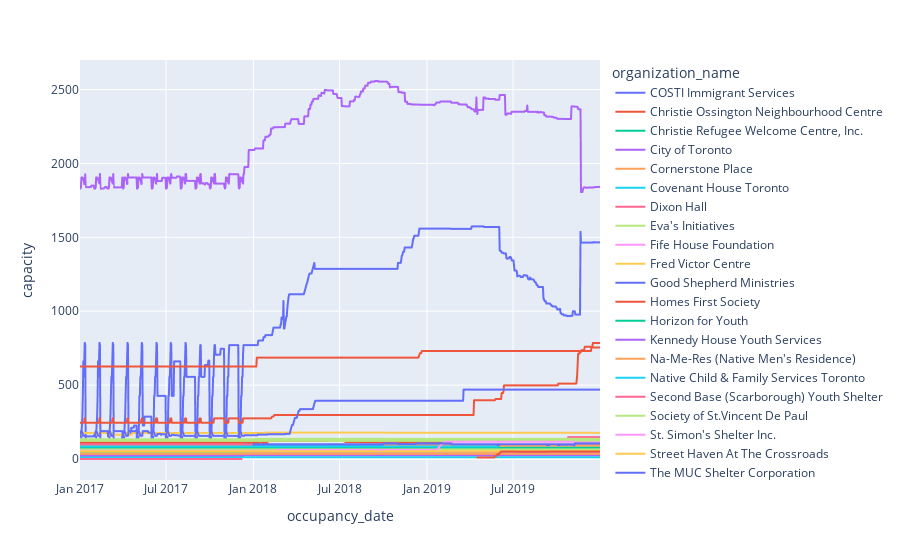

The notebook cell this image was saved under:
### Code cell
fig = px.line(org_name, x="occupancy_date", y = "capacity", color = "organization_name")
fig.show()

### Figure 1 — Plotly figure (JSON) as saved in the notebook; plotly's stock layout.template omitted (floating-point values rounded to 4 significant figures; data arrays with more than 128 entries replaced by an {"elided": "..."} marker saying what was removed)
{"data": [{"hoverlabel": {"namelength": 0}, "hovertemplate": "organization_name=COSTI Immigrant Services<br>occupancy_date=%{x}<br>capacity=%{y}", "legendgroup": "COSTI Immigrant Services", "line": {"color": "#636efa", "dash": "solid"}, "mode": "lines", "name": "COSTI Immigrant Services", "showlegend": true, "type": "scattergl", "x": {"elided": "1095 str values"}, "xaxis": "x", "y": {"elided": "1095 int values"}, "yaxis": "y"}, {"hoverlabel": {"namelength": 0}, "hovertemplate": "organization_name=Christie Ossington Neighbourhood Centre<br>occupancy_date=%{x}<br>capacity=%{y}", "legendgroup": "Christie Ossington Neighbourhood Centre", "line": {"color": "#EF553B", "dash": "solid"}, "mode": "lines", "name": "Christie Ossington Neighbourhood Centre", "showlegend": true, "type": "scattergl", "x": {"elided": "1095 str values"}, "xaxis": "x", "y": {"elided": "1095 int values"}, "yaxis": "y"}, {"hoverlabel": {"namelength": 0}, "hovertemplate": "organization_name=Christie Refugee Welcome Centre, Inc.<br>occupancy_date=%{x}<br>capacity=%{y}", "legendgroup": "Christie Refugee Welcome Centre, Inc.", "line": {"color": "#00cc96", "dash": "solid"}, "mode": "lines", "name": "Christie Refugee Welcome Centre, Inc.", "showlegend": true, "type": "scattergl", "x": {"elided": "1095 str values"}, "xaxis": "x", "y": {"elided": "1095 int values"}, "yaxis": "y"}, {"hoverlabel": {"namelength": 0}, "hovertemplate": "organization_name=City of Toronto<br>occupancy_date=%{x}<br>capacity=%{y}", "legendgroup": "City of Toronto", "line": {"color": "#ab63fa", "dash": "solid"}, "mode": "lines", "name": "City of Toronto", "showlegend": true, "type": "scattergl", "x": {"elided": "1095 str values"}, "xaxis": "x", "y": {"elided": "1095 int values"}, "yaxis": "y"}, {"hoverlabel": {"namelength": 0}, "hovertemplate": "organization_name=Cornerstone Place<br>occupancy_date=%{x}<br>capacity=%{y}", "legendgroup": "Cornerstone Place", "line": {"color": "#FFA15A", "dash": "solid"}, "mode": "lines", "name": "Cornerstone Place", "showlegend": true, "type": "scattergl", "x": {"elided": "1095 str values"}, "xaxis": "x", "y": {"elided": "1095 int values"}, "yaxis": "y"}, {"hoverlabel": {"namelength": 0}, "hovertemplate": "organization_name=Covenant House Toronto<br>occupancy_date=%{x}<br>capacity=%{y}", "legendgroup": "Covenant House Toronto", "line": {"color": "#19d3f3", "dash": "solid"}, "mode": "lines", "name": "Covenant House Toronto", "showlegend": true, "type": "scattergl", "x": {"elided": "1095 str values"}, "xaxis": "x", "y": {"elided": "1095 int values"}, "yaxis": "y"}, {"hoverlabel": {"namelength": 0}, "hovertemplate": "organization_name=Dixon Hall<br>occupancy_date=%{x}<br>capacity=%{y}", "legendgroup": "Dixon Hall", "line": {"color": "#FF6692", "dash": "solid"}, "mode": "lines", "name": "Dixon Hall", "showlegend": true, "type": "scattergl", "x": {"elided": "1095 str values"}, "xaxis": "x", "y": {"elided": "1095 int values"}, "yaxis": "y"}, {"hoverlabel": {"namelength": 0}, "hovertemplate": "organization_name=Eva's Initiatives<br>occupancy_date=%{x}<br>capacity=%{y}", "legendgroup": "Eva's Initiatives", "line": {"color": "#B6E880", "dash": "solid"}, "mode": "lines", "name": "Eva's Initiatives", "showlegend": true, "type": "scattergl", "x": {"elided": "1095 str values"}, "xaxis": "x", "y": {"elided": "1095 int values"}, "yaxis": "y"}, {"hoverlabel": {"namelength": 0}, "hovertemplate": "organization_name=Fife House Foundation<br>occupancy_date=%{x}<br>capacity=%{y}", "legendgroup": "Fife House Foundation", "line": {"color": "#FF97FF", "dash": "solid"}, "mode": "lines", "name": "Fife House Foundation", "showlegend": true, "type": "scattergl", "x": {"elided": "1095 str values"}, "xaxis": "x", "y": {"elided": "1095 int values"}, "yaxis": "y"}, {"hoverlabel": {"namelength": 0}, "hovertemplate": "organization_name=Fred Victor Centre<br>occupancy_date=%{x}<br>capacity=%{y}", "legendgroup": "Fred Victor Centre", "line": {"color": "#FECB52", "dash": "solid"}, "mode": "lines", "name": "Fred Victor Centre", "showlegend": true, "type": "scattergl", "x": {"elided": "1095 str values"}, "xaxis": "x", "y": {"elided": "1095 int values"}, "yaxis": "y"}, {"hoverlabel": {"namelength": 0}, "hovertemplate": "organization_name=Good Shepherd Ministries<br>occupancy_date=%{x}<br>capacity=%{y}", "legendgroup": "Good Shepherd Ministries", "line": {"color": "#636efa", "dash": "solid"}, "mode": "lines", "name": "Good Shepherd Ministries", "showlegend": true, "type": "scattergl", "x": {"elided": "1095 str values"}, "xaxis": "x", "y": {"elided": "1095 int values"}, "yaxis": "y"}, {"hoverlabel": {"namelength": 0}, "hovertemplate": "organization_name=Homes First Society<br>occupancy_date=%{x}<br>capacity=%{y}", "legendgroup": "Homes First Society", "line": {"color": "#EF553B", "dash": "solid"}, "mode": "lines", "name": "Homes First Society", "showlegend": true, "type": "scattergl", "x": {"elided": "1095 str values"}, "xaxis": "x", "y": {"elided": "1095 int values"}, "yaxis": "y"}, {"hoverlabel": {"namelength": 0}, "hovertemplate": "organization_name=Horizon for Youth<br>occupancy_date=%{x}<br>capacity=%{y}", "legendgroup": "Horizon for Youth", "line": {"color": "#00cc96", "dash": "solid"}, "mode": "lines", "name": "Horizon for Youth", "showlegend": true, "type": "scattergl", "x": {"elided": "1095 str values"}, "xaxis": "x", "y": {"elided": "1095 int values"}, "yaxis": "y"}, {"hoverlabel": {"namelength": 0}, "hovertemplate": "organization_name=Kennedy House Youth Services<br>occupancy_date=%{x}<br>capacity=%{y}", "legendgroup": "Kennedy House Youth Services", "line": {"color": "#ab63fa", "dash": "solid"}, "mode": "lines", "name": "Kennedy House Youth Services", "showlegend": true, "type": "scattergl", "x": {"elided": "1095 str values"}, "xaxis": "x", "y": {"elided": "1095 int values"}, "yaxis": "y"}, {"hoverlabel": {"namelength": 0}, "hovertemplate": "organization_name=Na-Me-Res (Native Men's Residence)<br>occupancy_date=%{x}<br>capacity=%{y}", "legendgroup": "Na-Me-Res (Native Men's Residence)", "line": {"color": "#FFA15A", "dash": "solid"}, "mode": "lines", "name": "Na-Me-Res (Native Men's Residence)", "showlegend": true, "type": "scattergl", "x": {"elided": "1095 str values"}, "xaxis": "x", "y": {"elided": "1095 int values"}, "yaxis": "y"}, {"hoverlabel": {"namelength": 0}, "hovertemplate": "organization_name=Native Child & Family Services Toronto<br>occupancy_date=%{x}<br>capacity=%{y}", "legendgroup": "Native Child & Family Services Toronto", "line": {"color": "#19d3f3", "dash": "solid"}, "mode": "lines", "name": "Native Child & Family Services Toronto", "showlegend": true, "type": "scattergl", "x": {"elided": "1095 str values"}, "xaxis": "x", "y": {"elided": "1095 int values"}, "yaxis": "y"}, {"hoverlabel": {"namelength": 0}, "hovertemplate": "organization_name=Second Base (Scarborough) Youth Shelter<br>occupancy_date=%{x}<br>capacity=%{y}", "legendgroup": "Second Base (Scarborough) Youth Shelter", "line": {"color": "#FF6692", "dash": "solid"}, "mode": "lines", "name": "Second Base (Scarborough) Youth Shelter", "showlegend": true, "type": "scattergl", "x": {"elided": "205 str values"}, "xaxis": "x", "y": {"elided": "205 int values"}, "yaxis": "y"}, {"hoverlabel": {"namelength": 0}, "hovertemplate": "organization_name=Society of St.Vincent De Paul<br>occupancy_date=%{x}<br>capacity=%{y}", "legendgroup": "Society of St.Vincent De Paul", "line": {"color": "#B6E880", "dash": "solid"}, "mode": "lines", "name": "Society of St.Vincent De Paul", "showlegend": true, "type": "scattergl", "x": {"elided": "1095 str values"}, "xaxis": "x", "y": {"elided": "1095 int values"}, "yaxis": "y"}, {"hoverlabel": {"namelength": 0}, "hovertemplate": "organization_name=St. Simon's Shelter Inc.<br>occupancy_date=%{x}<br>capacity=%{y}", "legendgroup": "St. Simon's Shelter Inc.", "line": {"color": "#FF97FF", "dash": "solid"}, "mode": "lines", "name": "St. Simon's Shelter Inc.", "showlegend": true, "type": "scattergl", "x": {"elided": "1095 str values"}, "xaxis": "x", "y": {"elided": "1095 int values"}, "yaxis": "y"}, {"hoverlabel": {"namelength": 0}, "hovertemplate": "organization_name=Street Haven At The Crossroads<br>occupancy_date=%{x}<br>capacity=%{y}", "legendgroup": "Street Haven At The Crossroads", "line": {"color": "#FECB52", "dash": "solid"}, "mode": "lines", "name": "Street Haven At The Crossroads", "showlegend": true, "type": "scattergl", "x": {"elided": "1095 str values"}, "xaxis": "x", "y": {"elided": "1095 int values"}, "yaxis": "y"}, {"hoverlabel": {"namelength": 0}, "hovertemplate": "organization_name=The MUC Shelter Corporation<br>occupancy_date=%{x}<br>capacity=%{y}", "legendgroup": "The MUC Shelter Corporation", "line": {"color": "#636efa", "dash": "solid"}, "mode": "lines", "name": "The MUC Shelter Corporation", "showlegend": true, "type": "scattergl", "x": {"elided": "1095 str values"}, "xaxis": "x", "y": {"elided": "1095 int values"}, "yaxis": "y"}, {"hoverlabel": {"namelength": 0}, "hovertemplate": "organization_name=The Salvation Army of Canada<br>occupancy_date=%{x}<br>capacity=%{y}", "legendgroup": "The Salvation Army of Canada", "line": {"color": "#EF553B", "dash": "solid"}, "mode": "lines", "name": "The Salvation Army of Canada", "showlegend": true, "type": "scattergl", "x": {"elided": "1095 str values"}, "xaxis": "x", "y": {"elided": "1095 int values"}, "yaxis": "y"}, {"hoverlabel": {"namelength": 0}, "hovertemplate": "organization_name=The Scott Mission Inc.<br>occupancy_date=%{x}<br>capacity=%{y}", "legendgroup": "The Scott Mission Inc.", "line": {"color": "#00cc96", "dash": "solid"}, "mode": "lines", "name": "The Scott Mission Inc.", "showlegend": true, "type": "scattergl", "x": {"elided": "1095 str values"}, "xaxis": "x", "y": {"elided": "1095 int values"}, "yaxis": "y"}, {"hoverlabel": {"namelength": 0}, "hovertemplate": "organization_name=Toronto Community Hostel<br>occupancy_date=%{x}<br>capacity=%{y}", "legendgroup": "Toronto Community Hostel", "line": {"color": "#ab63fa", "dash": "solid"}, "mode": "lines", "name": "Toronto Community Hostel", "showlegend": true, "type": "scattergl", "x": {"elided": "1095 str values"}, "xaxis": "x", "y": {"elided": "1095 int values"}, "yaxis": "y"}, {"hoverlabel": {"namelength": 0}, "hovertemplate": "organization_name=Turning Point Youth Services<br>occupancy_date=%{x}<br>capacity=%{y}", "legendgroup": "Turning Point Youth Services", "line": {"color": "#FFA15A", "dash": "solid"}, "mode": "lines", "name": "Turning Point Youth Services", "showlegend": true, "type": "scattergl", "x": {"elided": "1095 str values"}, "xaxis": "x", "y": {"elided": "1095 int values"}, "yaxis": "y"}, {"hoverlabel": {"namelength": 0}, "hovertemplate": "organization_name=University Settlement<br>occupancy_date=%{x}<br>capacity=%{y}", "legendgroup": "University Settlement", "line": {"color": "#19d3f3", "dash": "solid"}, "mode": "lines", "name": "University Settlement", "showlegend": true, "type": "scattergl", "x": {"elided": "880 str values"}, "xaxis": "x", "y": {"elided": "880 int values"}, "yaxis": "y"}, {"hoverlabel": {"namelength": 0}, "hovertemplate": "organization_name=Woodgreen Red Door Family Shelter<br>occupancy_date=%{x}<br>capacity=%{y}", "legendgroup": "Woodgreen Red Door Family Shelter", "line": {"color": "#FF6692", "dash": "solid"}, "mode": "lines", "name": "Woodgreen Red Door Family Shelter", "showlegend": true, "type": "scattergl", "x": {"elided": "365 str values"}, "xaxis": "x", "y": {"elided": "365 int values"}, "yaxis": "y"}, {"hoverlabel": {"namelength": 0}, "hovertemplate": "organization_name=YMCA of Greater Toronto<br>occupancy_date=%{x}<br>capacity=%{y}", "legendgroup": "YMCA of Greater Toronto", "line": {"color": "#B6E880", "dash": "solid"}, "mode": "lines", "name": "YMCA of Greater Toronto", "showlegend": true, "type": "scattergl", "x": {"elided": "1095 str values"}, "xaxis": "x", "y": {"elided": "1095 int values"}, "yaxis": "y"}, {"hoverlabel": {"namelength": 0}, "hovertemplate": "organization_name=YWCA Toronto<br>occupancy_date=%{x}<br>capacity=%{y}", "legendgroup": "YWCA Toronto", "line": {"color": "#FF97FF", "dash": "solid"}, "mode": "lines", "name": "YWCA Toronto", "showlegend": true, "type": "scattergl", "x": {"elided": "1095 str values"}, "xaxis": "x", "y": {"elided": "1095 int values"}, "yaxis": "y"}, {"hoverlabel": {"namelength": 0}, "hovertemplate": "organization_name=Youth Without Shelter<br>occupancy_date=%{x}<br>capacity=%{y}", "legendgroup": "Youth Without Shelter", "line": {"color": "#FECB52", "dash": "solid"}, "mode": "lines", "name": "Youth Without Shelter", "showlegend": true, "type": "scattergl", "x": {"elided": "1095 str values"}, "xaxis": "x", "y": {"elided": "1095 int values"}, "yaxis": "y"}, {"hoverlabel": {"namelength": 0}, "hovertemplate": "organization_name=WoodGreen Red Door Family Shelter<br>occupancy_date=%{x}<br>capacity=%{y}", "legendgroup": "WoodGreen Red Door Family Shelter", "line": {"color": "#636efa", "dash": "solid"}, "mode": "lines", "name": "WoodGreen Red Door Family Shelter", "showlegend": true, "type": "scattergl", "x": {"elided": "730 str values"}, "xaxis": "x", "y": {"elided": "730 int values"}, "yaxis": "y"}, {"hoverlabel": {"namelength": 0}, "hovertemplate": "organization_name=YouthLink<br>occupancy_date=%{x}<br>capacity=%{y}", "legendgroup": "YouthLink", "line": {"color": "#EF553B", "dash": "solid"}, "mode": "lines", "name": "YouthLink", "showlegend": true, "type": "scattergl", "x": {"elided": "259 str values"}, "xaxis": "x", "y": {"elided": "259 int values"}, "yaxis": "y"}], "layout": {"autosize": true, "legend": {"title": {"text": "organization_name"}, "tracegroupgap": 0}, "margin": {"t": 60}, "xaxis": {"anchor": "y", "autorange": true, "domain": [0, 1], "range": ["2017-01-01", "2019-12-31"], "title": {"text": "occupancy_date"}, "type": "date"}, "yaxis": {"anchor": "x", "autorange": true, "domain": [0, 1], "range": [-142.1, 2700.0], "title": {"text": "capacity"}, "type": "linear"}}}
